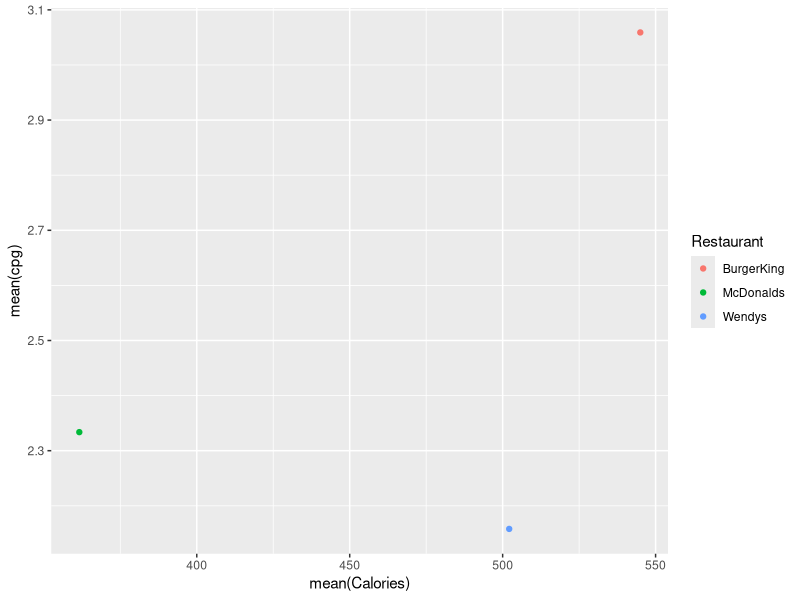
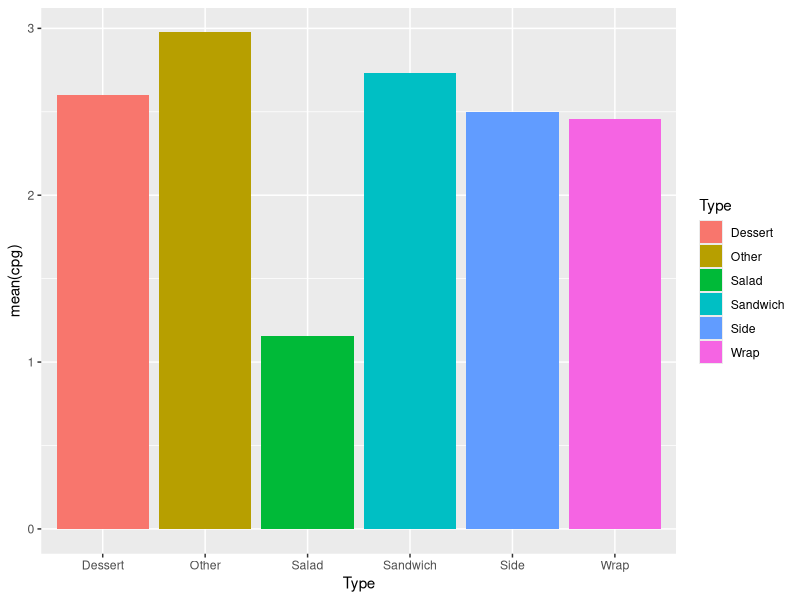
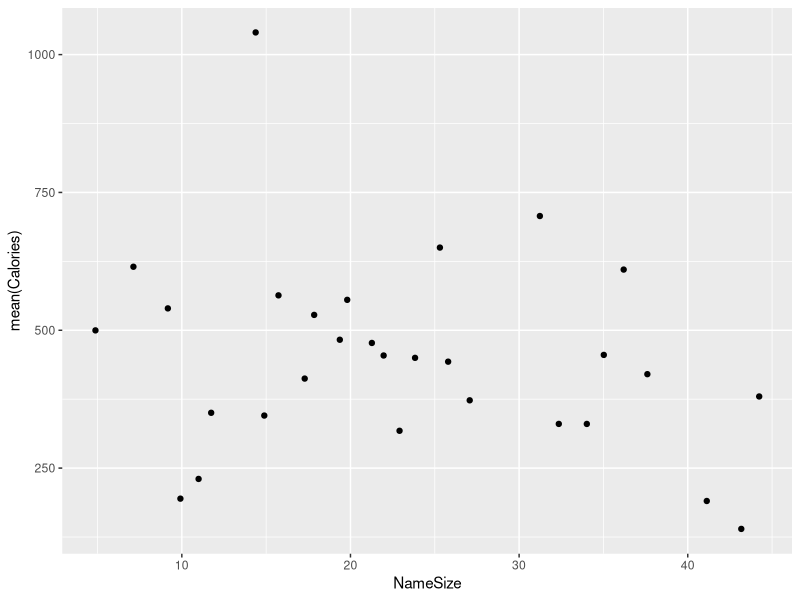
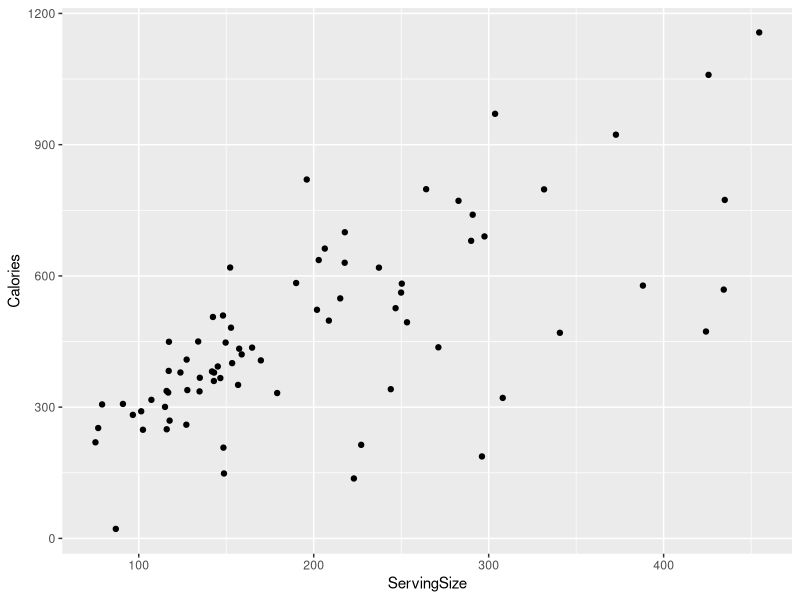
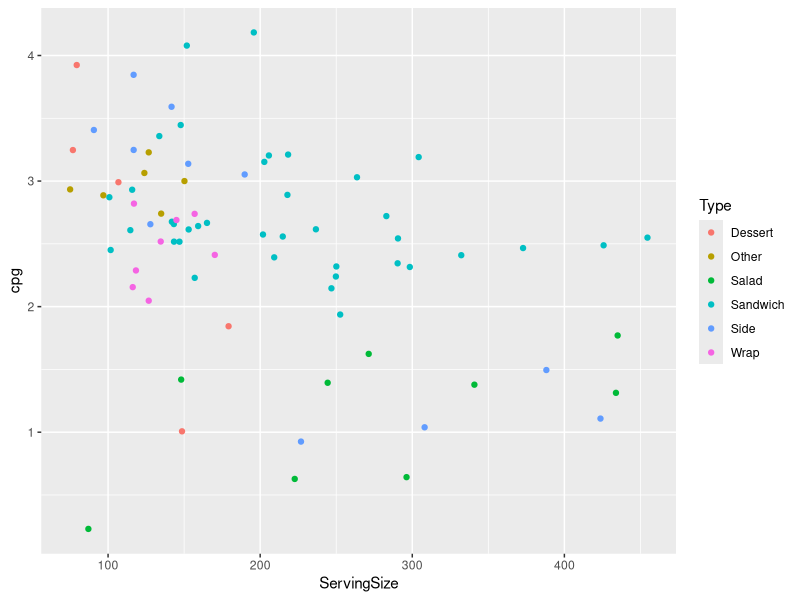
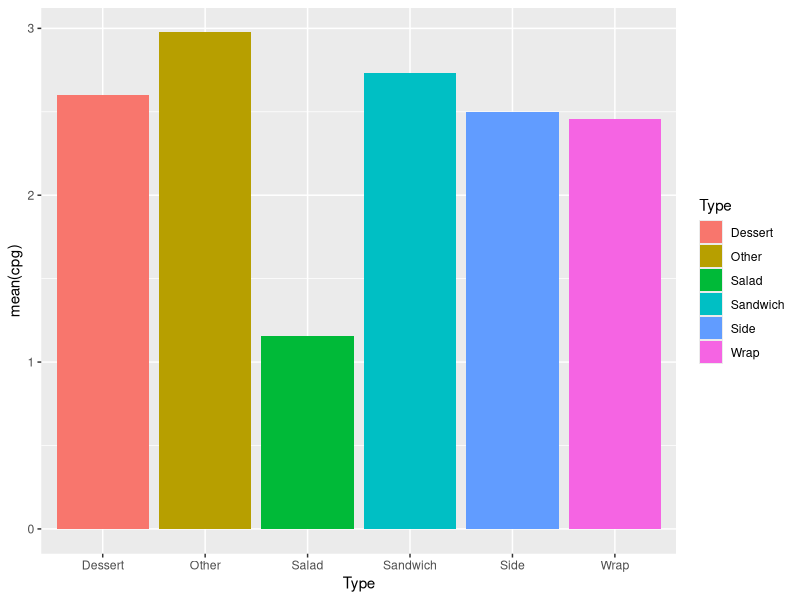

R code for these plots, in order:
## ---- chunk 1
knitr::opts_chunk$set(echo = TRUE)
## ---- chunk 2
library(tidyverse)
library(corrplot)
library(dplyr)
## ---- chunk 3
burger = read.table(file="NutritionBurger.csv", header=TRUE, sep=";")
## ---- chunk 4
dim(burger)
## ---- chunk 5
burger$Cholesterol = burger$Cholesterol/1000
burger$Sodium = burger$Sodium/1000
burger$Restaurant = as.factor(burger$Restaurant)
burger$Type = as.factor(burger$Type)
burger$Breakfast = as.factor(burger$Breakfast)
## ---- chunk 6
table(burger$Breakfast, burger$Restaurant)
## ---- chunk 7
burger = burger %>% filter(Breakfast=="No")
dim(burger)
## ---- chunk 8
table(burger$Type, burger$Restaurant)
## ---- chunk 9
calPerRest = burger %>% group_by(Restaurant) %>% summarise(mean(Calories))
calPerRest
##calPerRest %>% ggplot(aes(x=Restaurant, y=`mean(Calories)`)) + geom_histogram(stat="identity")
## ---- chunk 10
#cpg = calorie par gramme
burger$cpg = burger$Calories / burger$ServingSize
cpgPerRest = burger %>% group_by(Restaurant) %>%  summarise(mean(cpg))
cpgPerRest
## ---- chunk 11
calAndCpg = merge(calPerRest,cpgPerRest)
calAndCpg
calAndCpg %>% ggplot(aes(x=`mean(Calories)`, y=`mean(cpg)`, color=Restaurant)) + geom_point()
## ---- chunk 12
caloriesPerType = burger %>% group_by(Type) %>% summarise(mean(cpg))
caloriesPerType
caloriesPerType %>% ggplot(aes(x=Type, y=`mean(cpg)`, fill=Type)) + geom_histogram(stat="identity")
## ---- chunk 13
burgerSS = burger %>% filter(Type!="Salad")
burgerSS$cpg = burgerSS$Calories / burgerSS$ServingSize
cpgPerRestSS = burgerSS %>% group_by(Restaurant) %>%  summarise(mean(cpg))
cpgPerRestSS
## ---- chunk 14
#C'est aussi du brouillon
mcdo = burger %>% filter(Restaurant=="McDonalds")
wendys = burger %>% filter(Restaurant=="Wendys")
bk = burger %>% filter(Restaurant=="BurgerKing")

mcdoCpgType =  mcdo %>% group_by(Restaurant) %>% group_by(Type) %>% summarise(mean(cpg))
wendysCpgType = wendys %>% group_by(Restaurant) %>% group_by(Type) %>% summarise(mean(cpg))
bkCpgType = bk %>% group_by(Restaurant) %>% group_by(Type) %>% summarise(mean(cpg))

mcdoCpgType$Restaurant = as.factor("McDonalds")
wendysCpgType$Restaurant = as.factor("Wendys")
bkCpgType$Restaurant = as.factor("BurgerKing")
mcdoCpgType
#cpgTypeRests$BurgerKin = 
## ---- chunk 15
aa = table(burger$Type, burger$Restaurant)
table(burger$Breakfast, burger$Restaurant)
aa
#aa %>% corrplot()
## ---- chunk 16
###A revoir plus tard
bgNameSize = burger %>% mutate(NameSize=nchar(Item))
bgNameSizeAndCal = bgNameSize %>% group_by(NameSize) %>% summarise(mean(Calories)) %>% arrange(`mean(Calories)`)
bgNameSizeAndCal %>% ggplot(aes(x=NameSize, y=`mean(Calories)`)) + geom_jitter()
## ---- chunk 17
burger %>% ggplot(aes(x=ServingSize, y=Calories)) + geom_jitter()
## ---- chunk 18
burger$cpg = burger$Calories / burger$ServingSize
burger %>% ggplot(aes(x=ServingSize, y=cpg, color=Type)) + geom_jitter()
## ---- chunk 19
caloriesPerType = burger %>% group_by(Type) %>% summarise(mean(cpg))
caloriesPerType
caloriesPerType %>% ggplot(aes(x=Type, y=`mean(cpg)`, fill=Type)) + geom_histogram(stat="identity")
## ---- chunk 20
#burger %>% group_by(Restaurant) %>% summarise(mean = mean(ServingSize), n = n())
#burger %>% group_by(Restaurant) %>% summarise("moyenne (kcal)" = mean(Calories), n = n())
